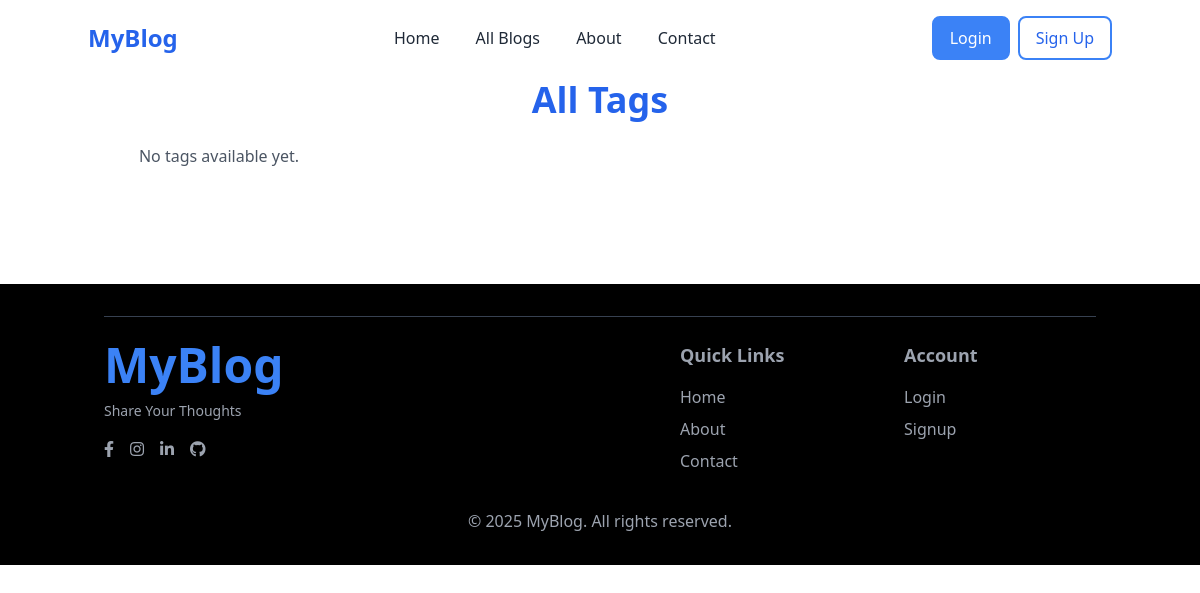
Page /tags/ on the earlier database version.
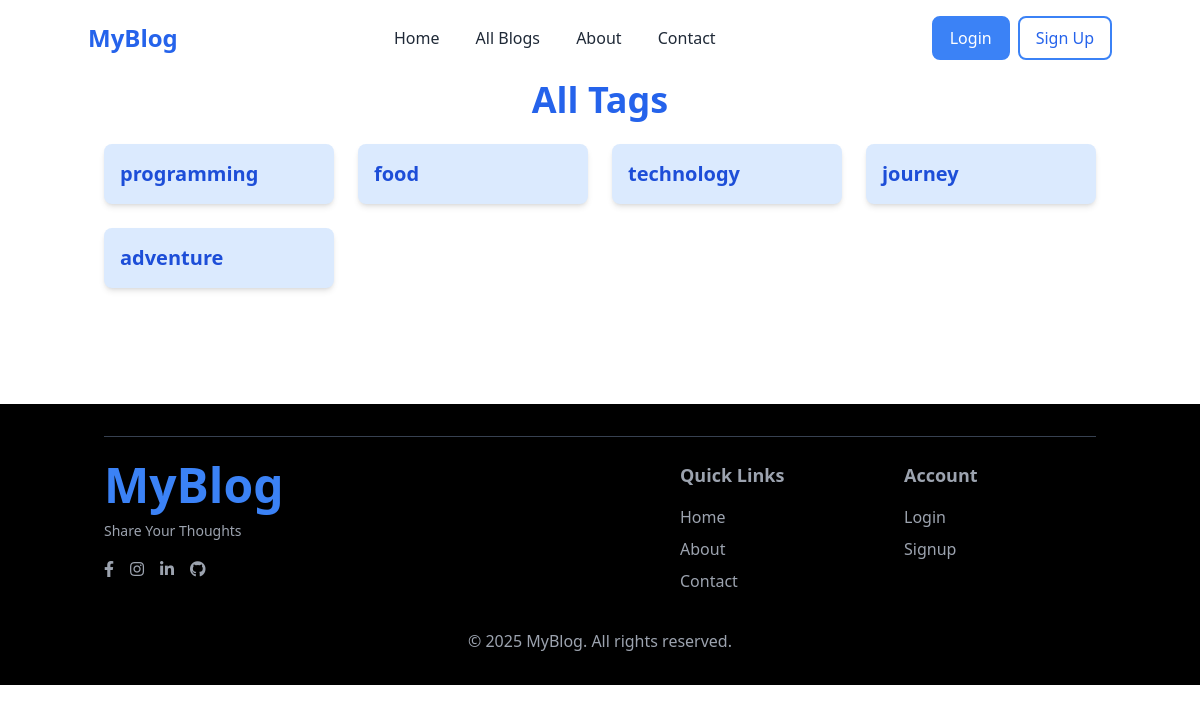
Same page on the later database version.
### blog/models.py (models this page shows, shortened)
class Tag(models.Model):
    name = models.CharField(max_length=50, unique=True)

### blog/views.py (the view)
# urls.py: path('tags/', views.tag_list, name='tag_list'),
def tag_list(request):
    tags = Tag.objects.all()
    return render(request, 'all_tags.html', {"tags":tags})

### blog/templates/all_tags.html
{% extends 'base.html' %}
{% block content %}
<div class="container mx-auto px-4 py-20">
    <h1 class="text-4xl font-bold text-center text-blue-600 mb-6">All Tags</h1>
    <div class="grid grid-cols-1 sm:grid-cols-2 md:grid-cols-3 lg:grid-cols-4 gap-6">
        {% for tag in tags %}
        <div class="bg-blue-100 p-4 rounded-lg shadow-md hover:shadow-lg transition duration-300 ease-in-out transform hover:scale-105">
            <a href="" class="text-xl text-blue-700 font-semibold hover:text-blue-900">
                {{ tag.name }}
            </a>
        </div>
        {% empty %}
        <p class="text-center text-gray-600">No tags available yet.</p>
        {% endfor %}
    </div>
</div>
{% endblock %}

Differences in the rows shown:
added Tag: name "programming"
added Tag: name "food"
added Tag: name "technology"
added Tag: name "journey"
added Tag: name "adventure"
Other differences:
text no longer shown: "No tags available yet."
